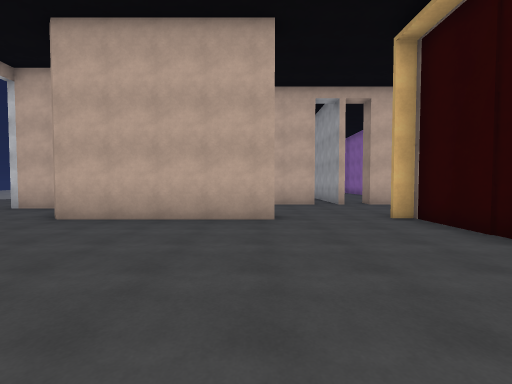
[1] (above)

21 first-person views from a walk through a scene from a Unity 3-D project. The camera is 1.5 m above the floor, tilts 2° down and sees 90° across. The floor is counted in squares, 1.8 m on a side. Each view is taken from the middle of a square. On the plan, view 1 faces up. The plan holds only what a view shows up to about 10 squares ahead; the rest is blank. The place goes on beyond the plan. The player character is not drawn. Door leaves are left out, so doorways stand open.

[2]
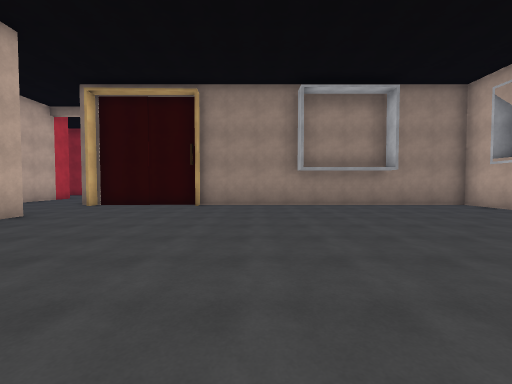

[3]
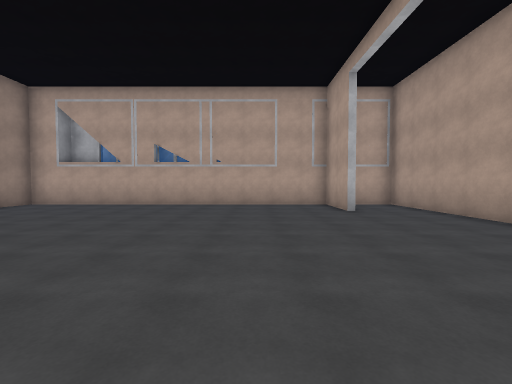

[4]
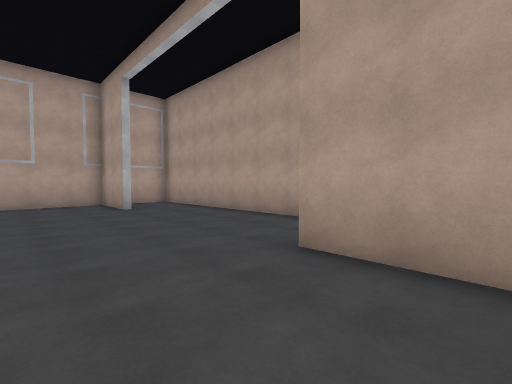

[5]
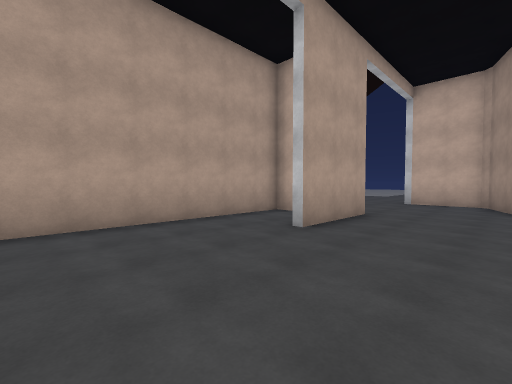

[6]
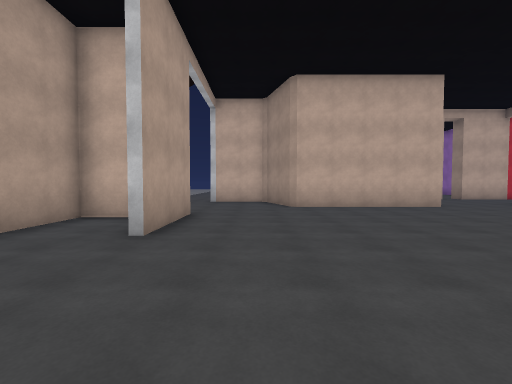

[7]
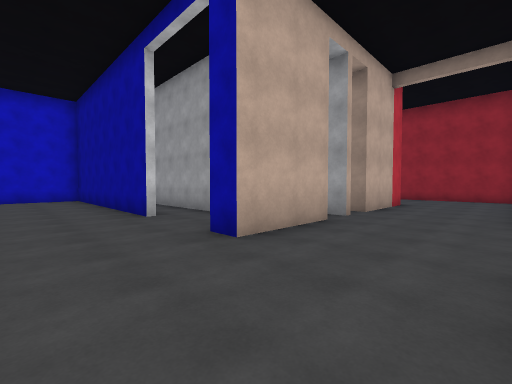

[8]
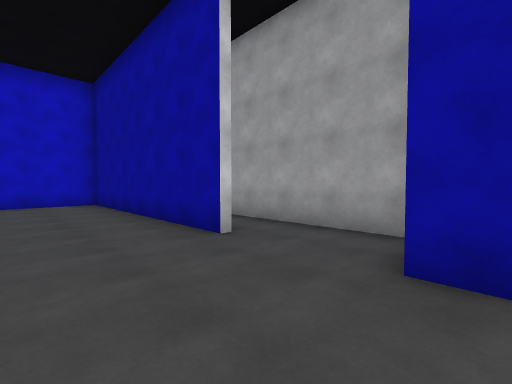

[9]
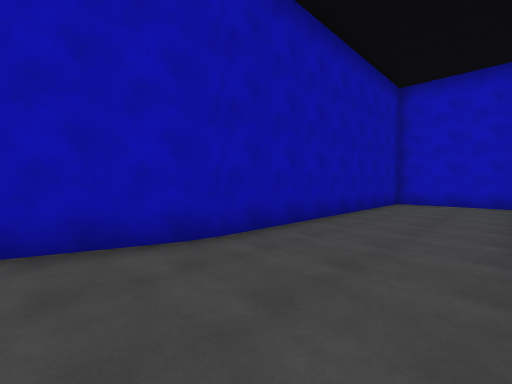

[10]
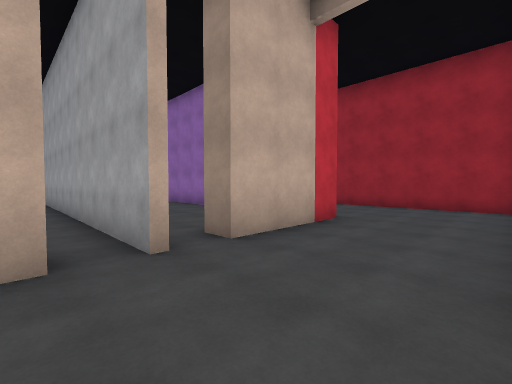

[11]
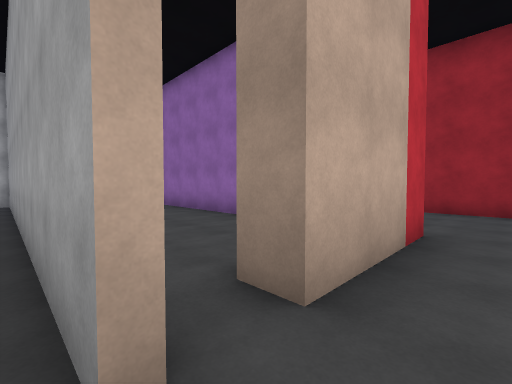

[12]
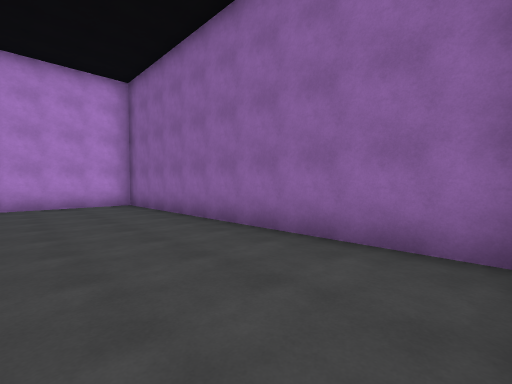

[13]
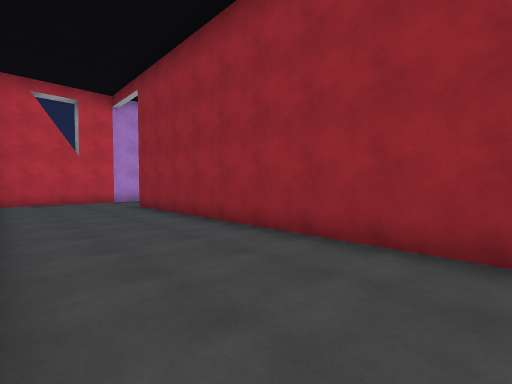

[14]
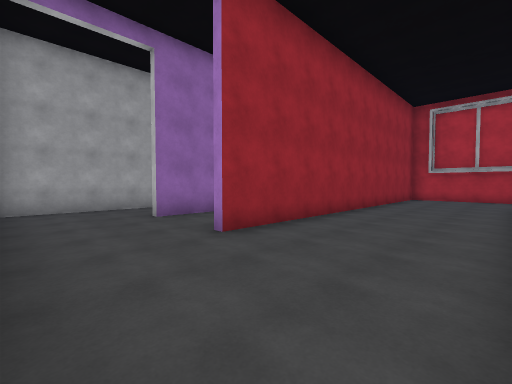

[15]
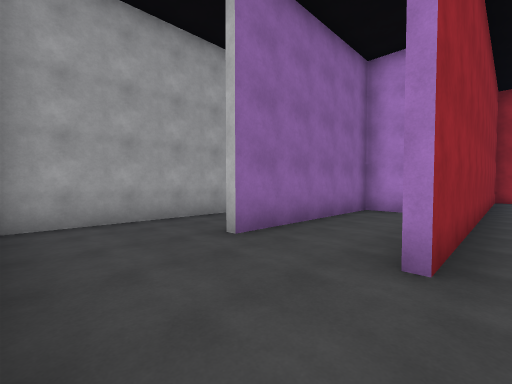

[16]
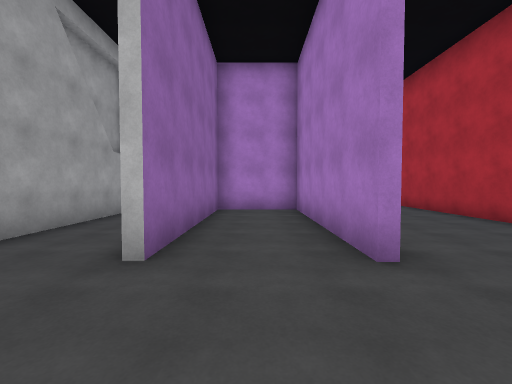

[17]
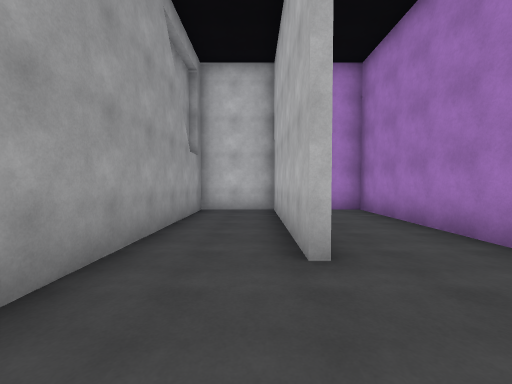

[18]
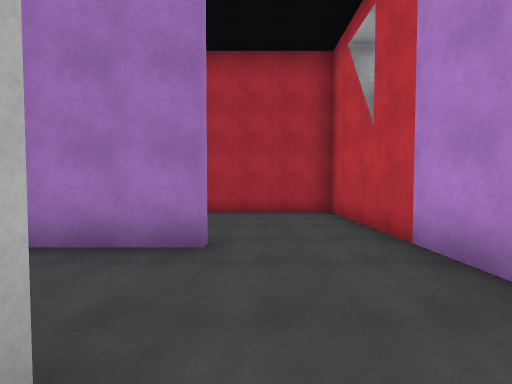

[19]
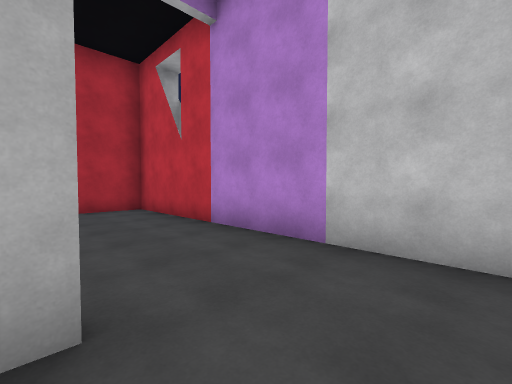

[20]
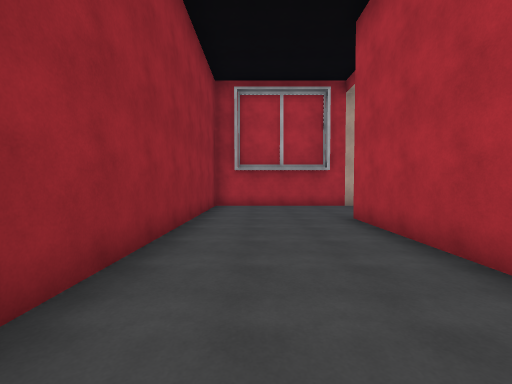

[21]
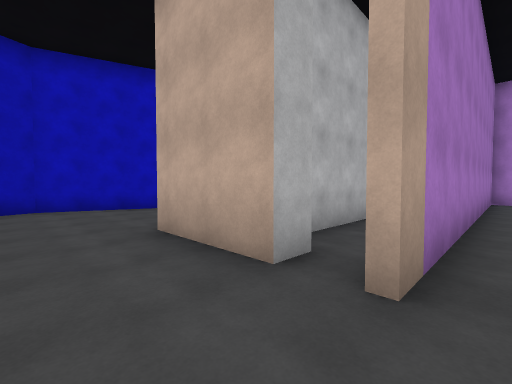

### Floor plan
Points are (right, up) in squares from view 1. A wall is a line through its corners. A room is listed if a view was taken in it or the views show most of it. See-through windows are left out.
Room 1 (views 1, 2, 3, 4, 5, 6, 7, 8, 9, 10, 11, 13, 14, 15, 16, 17, 18, 19, 20, 21)
walls: (0.5, 5.9) (-4.6, 5.9) (-4.8, 6.1); (3.9, 6) (3.2, 6); (2.3, 10) (-0.4, 10) (-0.4, 10.8); (3.7, 2.3) (3.7, 6.6); (1.4, 11.1) (1.4, 15.9); (6.4, 6.6) (11.5, 6.6) (11.5, 18.4); (-0.4, 13.4) (-0.4, 21.2) (-4.2, 21.2) (-4.2, 12.4); (-4.2, 12.5) (-4.3, 11.8) (-5.4, 8.7) (-5.1, 7.9); (-7.8, 4) (-7.8, 1); (-9, 3.2) (-10.3, 3.2) (-10.3, -8) (-8.9, -8); (7.7, 15.8) (7.7, 10) (4.4, 10); (-7.8, -5.6) (-7.8, -8) (3.7, -8) (3.7, 2.1); (11.7, 18.4) (11.7, 13) (14.2, 13) (14.2, 18.4); (14.4, 18.4) (14.4, 13) (16.7, 13) (16.7, 21.1); (16.1, 21.2) (7.7, 21.2) (7.7, 17.5)
ways out: opening at (4, 10) to room 2; opening at (-6.3, 5); open door at (2, -8); open door at (3, -3)
Room 2 (view 12)
walls: (7.5, 10.9) (7.5, 21.2) (3.5, 21.2) (3.5, 9.9); (2.3, 10.8) (2.3, 10); (4.4, 10) (4.4, 10.8)
ways out: opening at (4, 10) to room 1

Where each view was taken, in squares from view 1:
view 1: 0 up, 0 right, facing up
view 2: 0 up, 6 left, facing right
view 3: 2 up, 5 left, facing down
view 4: 3 up, 5 left, facing down-left
view 5: 3 down, 5 left, facing up-left
view 6: 3 down, 6 left, facing up
view 7: 7 up, 3 left, facing up-right
view 8: 10 up, 3 left, facing up-right
view 9: 10 up, 1 left, facing up-left
view 10: 7 up, 2 right, facing up-right
view 11: 9 up, 3 right, facing up-right
view 12: 11 up, 4 right, facing up-right
view 13: 9 up, 8 right, facing up-right
view 14: 21 up, 8 right, facing down-right
view 15: 21 up, 11 right, facing down-right
view 16: 21 up, 13 right, facing down
view 17: 21 up, 15 right, facing down
view 18: 19 up, 15 right, facing left
view 19: 18 up, 16 right, facing up-left
view 20: 16 up, 10 right, facing down
view 21: 8 up, 4 right, facing up-left
